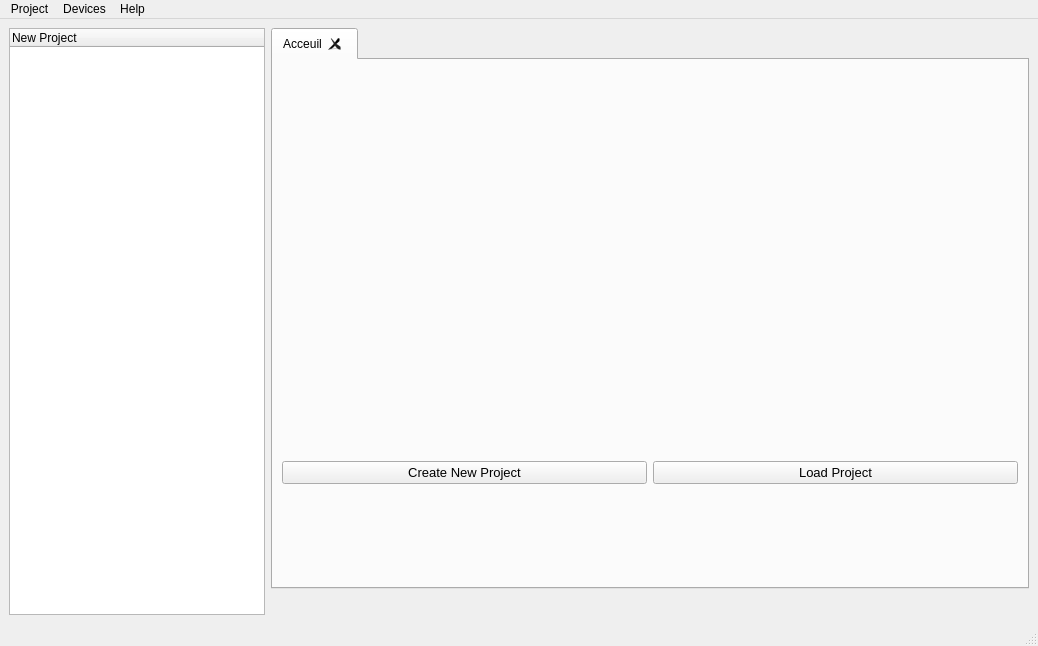
<?xml version="1.0" encoding="UTF-8"?>
<ui version="4.0">
 <class>MainWindow</class>
 <widget class="QMainWindow" name="MainWindow">
  <property name="geometry">
   <rect>
    <x>0</x>
    <y>0</y>
    <width>1038</width>
    <height>646</height>
   </rect>
  </property>
  <property name="windowTitle">
   <string>EdgeBox Configuration</string>
  </property>
  <property name="windowIcon">
   <iconset>
    <normaloff>../icons/addixo_X_icon.ico</normaloff>../icons/addixo_X_icon.ico</iconset>
  </property>
  <widget class="QWidget" name="centralwidget">
   <layout class="QGridLayout" name="gridLayout_2">
    <item row="0" column="0">
     <layout class="QGridLayout" name="gridLayout">
      <item row="1" column="2">
       <spacer name="horizontalSpacer">
        <property name="orientation">
         <enum>Qt::Horizontal</enum>
        </property>
        <property name="sizeHint" stdset="0">
         <size>
          <width>40</width>
          <height>20</height>
         </size>
        </property>
       </spacer>
      </item>
      <item row="0" column="1" rowspan="2">
       <widget class="QTreeWidget" name="Project_Devices_Tree">
        <property name="sizePolicy">
         <sizepolicy hsizetype="Preferred" vsizetype="Preferred">
          <horstretch>0</horstretch>
          <verstretch>0</verstretch>
         </sizepolicy>
        </property>
        <property name="minimumSize">
         <size>
          <width>100</width>
          <height>0</height>
         </size>
        </property>
        <property name="maximumSize">
         <size>
          <width>300</width>
          <height>16777215</height>
         </size>
        </property>
        <property name="columnCount">
         <number>1</number>
        </property>
        <column>
         <property name="text">
          <string>New Project</string>
         </property>
        </column>
       </widget>
      </item>
      <item row="0" column="2">
       <widget class="QTabWidget" name="tabWidget">
        <property name="currentIndex">
         <number>0</number>
        </property>
        <property name="tabsClosable">
         <bool>true</bool>
        </property>
        <widget class="QWidget" name="tab_2">
         <attribute name="title">
          <string>Acceuil</string>
         </attribute>
         <layout class="QGridLayout" name="gridLayout_3">
          <item row="1" column="0">
           <widget class="QPushButton" name="Create_new_project_acceuil">
            <property name="font">
             <font>
              <pointsize>10</pointsize>
             </font>
            </property>
            <property name="text">
             <string>Create New Project</string>
            </property>
           </widget>
          </item>
          <item row="1" column="1">
           <widget class="QPushButton" name="load_project_acceuil">
            <property name="font">
             <font>
              <pointsize>10</pointsize>
             </font>
            </property>
            <property name="text">
             <string>Load Project</string>
            </property>
           </widget>
          </item>
          <item row="0" column="0" colspan="2">
           <widget class="QLabel" name="label">
            <property name="sizePolicy">
             <sizepolicy hsizetype="Maximum" vsizetype="Maximum">
              <horstretch>0</horstretch>
              <verstretch>0</verstretch>
             </sizepolicy>
            </property>
            <property name="maximumSize">
             <size>
              <width>700</width>
              <height>200</height>
             </size>
            </property>
            <property name="text">
             <string/>
            </property>
            <property name="pixmap">
             <pixmap>../icons/addixo-st gris - fond-transparent (2).png</pixmap>
            </property>
           </widget>
          </item>
         </layout>
        </widget>
       </widget>
      </item>
     </layout>
    </item>
   </layout>
  </widget>
  <widget class="QMenuBar" name="menubar">
   <property name="geometry">
    <rect>
     <x>0</x>
     <y>0</y>
     <width>1038</width>
     <height>26</height>
    </rect>
   </property>
   <widget class="QMenu" name="menuProject">
    <property name="title">
     <string>Project</string>
    </property>
    <addaction name="Create_Project"/>
    <addaction name="actionModify_Project"/>
    <addaction name="advanced_mode"/>
    <addaction name="Save_Project"/>
    <addaction name="Exit"/>
   </widget>
   <widget class="QMenu" name="menuHelp">
    <property name="title">
     <string>Help</string>
    </property>
    <addaction name="Version"/>
   </widget>
   <widget class="QMenu" name="menuDevices">
    <property name="title">
     <string>Devices</string>
    </property>
    <addaction name="actionSend_Multiple"/>
   </widget>
   <addaction name="menuProject"/>
   <addaction name="menuDevices"/>
   <addaction name="menuHelp"/>
  </widget>
  <widget class="QStatusBar" name="statusbar"/>
  <action name="Create_Project">
   <property name="text">
    <string>Create Project</string>
   </property>
  </action>
  <action name="Save_Project">
   <property name="text">
    <string>Save Project</string>
   </property>
   <property name="shortcut">
    <string>Ctrl+S</string>
   </property>
  </action>
  <action name="Exit">
   <property name="text">
    <string>Exit</string>
   </property>
  </action>
  <action name="Version">
   <property name="text">
    <string>Version 0.0.1</string>
   </property>
  </action>
  <action name="actionModify_Project">
   <property name="text">
    <string>Modify Project</string>
   </property>
  </action>
  <action name="advanced_mode">
   <property name="text">
    <string>Advanced mode</string>
   </property>
  </action>
  <action name="actionSend_Multiple">
   <property name="text">
    <string>Send Multiple</string>
   </property>
  </action>
 </widget>
 <resources/>
 <connections/>
</ui>
